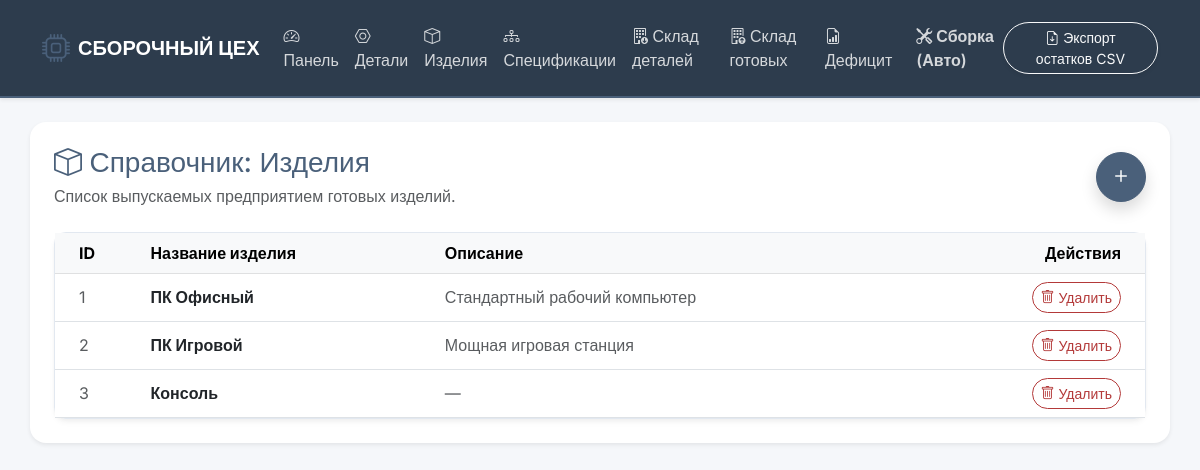
Page /products on the committed database.
### tables this page shows
CREATE TABLE product_type (
        id_product_type INTEGER PRIMARY KEY AUTOINCREMENT,
        name TEXT NOT NULL,
        description TEXT
    );

### app.py (the view)
@app.route('/products', methods=['GET', 'POST'])
def products():
    conn = get_db_connection()
    if request.method == 'POST':
        conn.execute('INSERT INTO product_type (name, description) VALUES (?, ?)', (request.form['name'], request.form['description']))
        conn.commit()
        flash('Новое изделие успешно добавлено!', 'success')
        return redirect(url_for('products'))
    data = conn.execute('SELECT * FROM product_type').fetchall()
    conn.close()
    return render_template('products.html', data=data)

### app.py (called while the page is built)
def get_db_connection():
    conn = sqlite3.connect('database.db')
    conn.row_factory = sqlite3.Row
    return conn

### templates/products.html (shortened to what this page needs)
{% extends 'base.html' %}
{% block content %}
<div class="d-flex justify-content-between align-items-center mb-4">
    <div>
        <h3 class="mb-1 text-primary"><i class="bi bi-box"></i> Справочник: Изделия</h3>
        <p class="text-muted mb-0">Список выпускаемых предприятием готовых изделий.</p>
    </div>
    <button class="btn btn-primary rounded-circle shadow" data-bs-toggle="modal" data-bs-target="#addProductModal" style="width: 50px; height: 50px; font-size: 24px; line-height: 1;">
        <i class="bi bi-plus"></i>
    </button>
</div>
<div class="card border-0 shadow-sm">
    <div class="card-body p-0">
        <div class="table-responsive">
            <table class="table table-hover align-middle mb-0">
                <thead class="table-light text-secondary">
                    <tr>
                        <th class="ps-4">ID</th>
                        <th>Название изделия</th>
                        <th>Описание</th>
                        <th class="text-end pe-4">Действия</th>
                    </tr>
                </thead>
                <tbody>
                    {% for row in data %}
                    <tr>
                        <td class="ps-4 text-muted">{{ row.id_product_type }}</td>
                        <td><strong>{{ row.name }}</strong></td>
                        <td class="text-muted">{{ row.description or '—' }}</td>
                        <td class="text-end pe-4">
                            <a href="/delete_product/{{ row.id_product_type }}" class="btn btn-sm btn-outline-danger rounded-pill" onclick="return confirm('Удалить это изделие и его связи?');">
                                <i class="bi bi-trash"></i> Удалить
                            </a>
                        </td>
                    </tr>
                    {% else %}
                    <tr>
                        <td colspan="4" class="text-center py-4 text-muted">Изделий пока нет в справочнике. Нажмите "+", чтобы добавить.</td>
                    </tr>
                    {% endfor %}
                </tbody>
            </table>
        </div>
    </div>
</div>
{% endblock %}

### templates/base.html (style rules this page uses)
:root { --primary-color: #4a607a; --primary-hover: #384b60; --secondary-color: #6c7a89; --bg-color: #f5f7fa; --text-color: #2d3748; --card-border: #e2e8f0; --success-color: #3b7a57; --success-hover: #2d5f43; --danger-color: #b33939; --danger-hover: #8c2c2c; }
body { font-family: 'Inter', sans-serif; background-color: var(--bg-color); color: var(--text-color); }
.text-primary { color: var(--primary-color) !important; }
.btn-primary { background-color: var(--primary-color) !important; border-color: var(--primary-color) !important; }
.btn-outline-danger { color: var(--danger-color) !important; border-color: var(--danger-color) !important; }
.card { border-radius: 12px; border: 1px solid var(--card-border) !important; box-shadow: 0 4px 6px -1px rgba(0, 0, 0, 0.05), 0 2px 4px -1px rgba(0, 0, 0, 0.03) !important; }
.table { color: var(--text-color) !important; }
.table-light { background-color: #eaeff5 !important; color: #4a5568 !important; }

### rows in the picture
product_type: id_product_type "1", name "ПК Офисный", description "Стандартный рабочий компьютер"
product_type: id_product_type "2", name "ПК Игровой", description "Мощная игровая станция"
product_type: id_product_type "3", name "Консоль", description "—"
